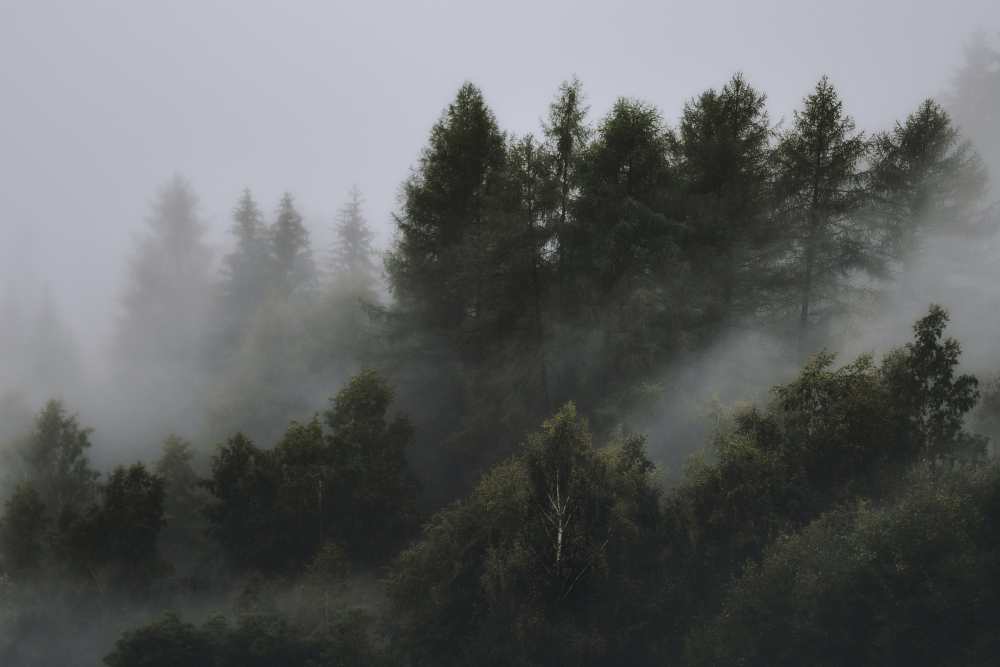
#> input picture pexels-eberhard-grossgasteiger-1367192.jpg, 4000 x 2666 px (shown at 1/4 size)
$ jupyter execute --allow-errors sparse_coding2.ipynb
#> lines starting #> are read from the running program, lines starting #| are printed output that depends on the picture
[cell 1]
import cv2
import numpy as np
from sklearn.linear_model import Lasso
from sklearn.decomposition import sparse_encode
import matplotlib.pyplot as plt
import os

Mainly for classification through low resolution data and doesn't care about small data

[cell 2]
def compress(image_path, n_atoms, alpha):
  # Read the original image
#> called with n_atoms = 100, alpha = 0.001
  original_image = cv2.imread(image_path, cv2.IMREAD_GRAYSCALE)
#> original_image: shape (2666, 4000); min 11, max 221, mean 97.4

  # Get the original image size in kilobytes
  original_size_kb = os.path.getsize(image_path) / 1024

  # Display the original image size
  print(f"Original Image Size: {original_size_kb:.2f} KB")

  # Prepare the data for compression
  data = original_image.reshape(-1, 1)  # Flatten the image to a 1D array

  # Initialize the dictionary (you can use a random one or another method)
  dictionary = np.random.randn(n_atoms, data.shape[1])

  # Use K-SVD to learn a structured dictionary
  _, sparse_coefficients, dictionary = sparse_encode(
      data.T, dictionary_init=dictionary, n_nonzero_coefs=n_atoms, alpha=alpha, max_iter=50
  )

  # Reconstruct the compressed data
  reconstructed_data = np.dot(sparse_coefficients, dictionary).reshape(-1, 1)

  # Reshape the reconstructed data to the original image shape
  reconstructed_image = reconstructed_data.reshape(original_image.shape)

  # Calculate the compressed image size in kilobytes
  compressed_size_kb = sparse_coefficients.nbytes / 1024

  # Display the compressed image size
  print(f"Compressed Image Size: {compressed_size_kb:.2f} KB")

  # Calculate the compression ratio
  compression_ratio = original_size_kb / compressed_size_kb
  print(f"Compression Ratio: {compression_ratio:.2f}")

  # Display the original and reconstructed images side by side
  plt.figure(figsize=(10, 5))

  plt.subplot(1, 2, 1)
  plt.title("Original Image")
  plt.imshow(original_image, cmap='gray')

  plt.subplot(1, 2, 2)
  plt.title(f"Reconstructed Image (CR: {compression_ratio:.2f})")
  plt.imshow(reconstructed_image, cmap='gray')

  plt.tight_layout()
  plt.show()

#> (a cell that did not finish here is left out)

### no improvment

#> (a cell that did not finish here is left out)


#> (a cell that did not finish here is left out)

#> call 3 of compress, with image_path = 'nature-7.jpg', n_atoms = 100, alpha = 0.001
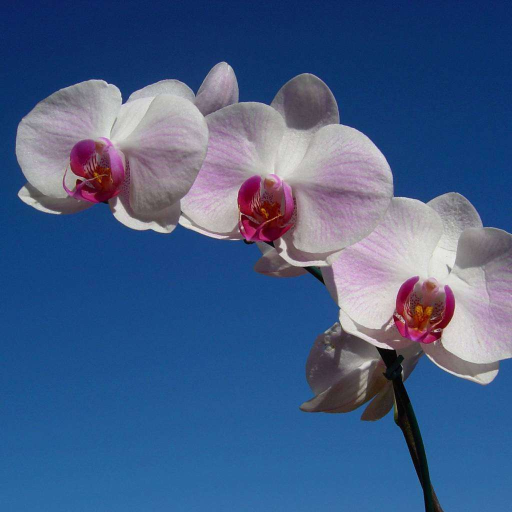
#> input picture nature-7.jpg, 1024 x 1024 px (shown at 1/2 size)
#> in compress (call 3), `original_image = cv2.imread(image_path, cv2.IMREAD_GRAYSCALE)`:
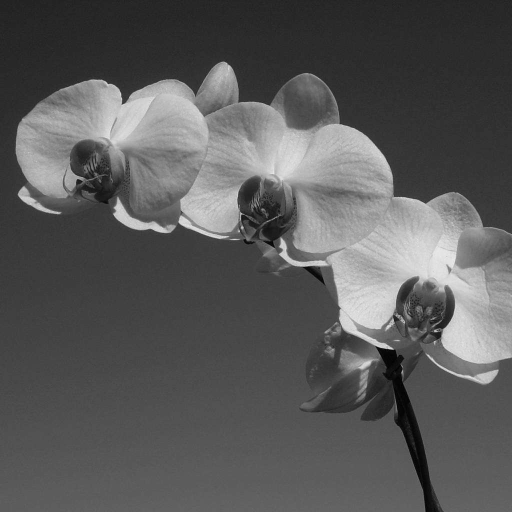
#> original_image: shape (1024, 1024) (shown at 1/2 size); min 0, max 241, mean 89.8

#> (a cell that did not finish here is left out)


#> (a cell that did not finish here is left out)


#> (a cell that did not finish here is left out)

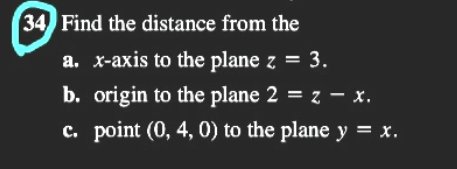
#> input picture image.png, 457 x 169 px

#> (a cell that did not finish here is left out)


#> (a cell that did not finish here is left out)


#> (a cell that did not finish here is left out)
